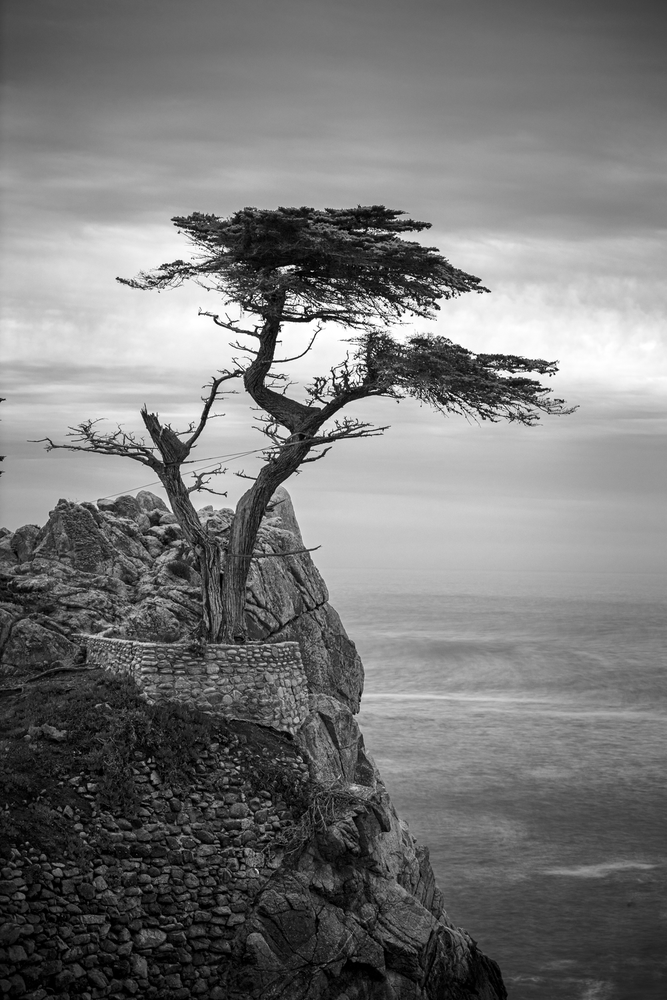
#> input picture tree_cliff.png, 667 x 1000 px, shrunk from 1000 x 1500 before the run, found by its file name
$ python rotate_image.py
#> lines starting #> are read from the running program, lines starting #| are printed output that depends on the picture
# lesson 4

from inspect import Arguments
import cv2
import argparse
import imutils

ap = argparse.ArgumentParser()

ap.add_argument("-i", "--image", type=str, default=".\\tree_cliff.png",
    help="Choose an image to rotate.", required=False)

args = vars(ap.parse_args())

image = cv2.imread(args["image"])
#> image is the input picture: shape (1000, 667, 3); min 0, max 255, mean 119.5

cv2.imshow("Original", image)

(h, w) = image.shape[:2]
#> h = 1000; w = 667
(cX, cY) = (w//2, h//2)
#> cX = 333; cY = 500
print(f"h={h}, w={w}, cX={cX}, cY={cY}")
#| h=1000, w=667, cX=333, cY=500

M = cv2.getRotationMatrix2D((cX, cY), 45, .33)
rotated = cv2.warpAffine(image, M, (w,h))
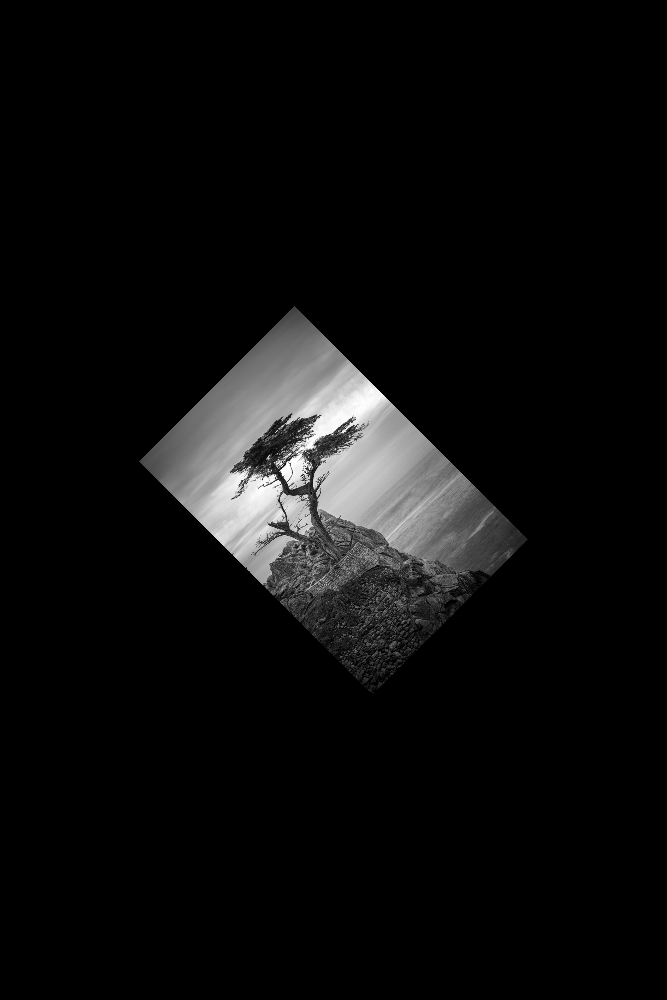
#> rotated: shape (1000, 667, 3); min 0, max 255, mean 13
cv2.imshow("Rotated", rotated)

M = cv2.getRotationMatrix2D((cX, cY), -90, 1.0)
clockwise90 = cv2.warpAffine(image, M, (w,h))
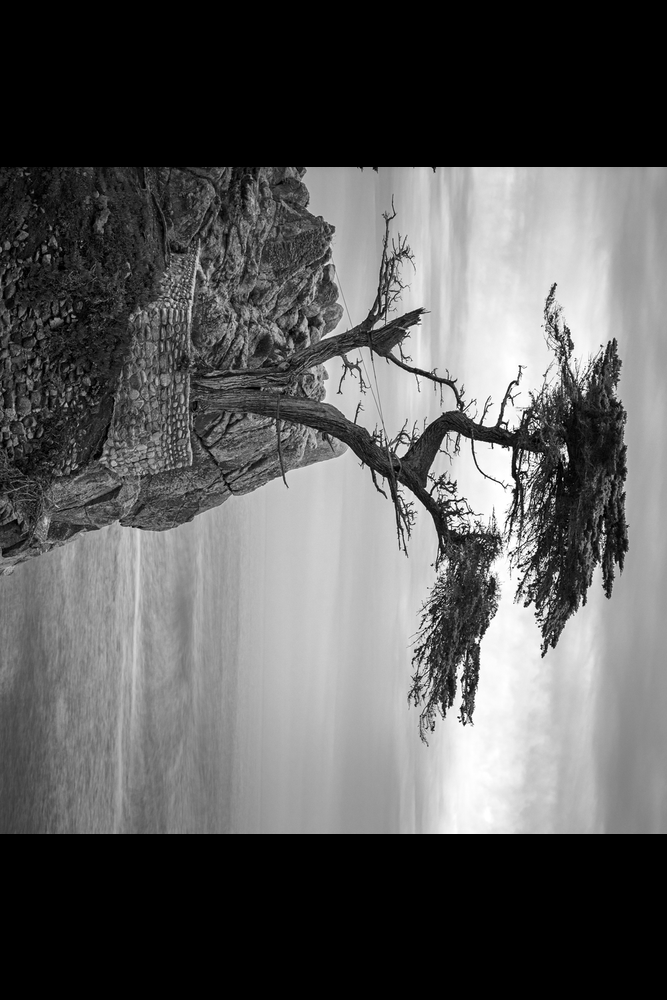
#> clockwise90: shape (1000, 667, 3); min 0, max 255, mean 91.3
cv2.imshow("Clockwise 90 degrees", clockwise90)

M = cv2.getRotationMatrix2D((-100, -100), 20, .5)
outside_rotation = cv2.warpAffine(image, M, (w,h))
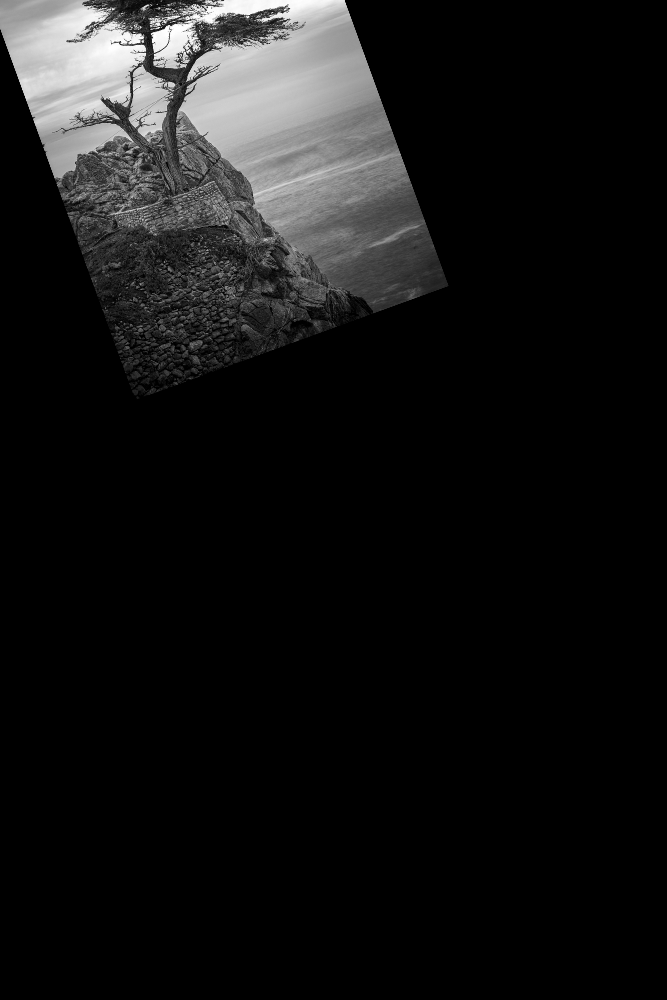
#> outside_rotation: shape (1000, 667, 3); min 0, max 255, mean 20.7
cv2.imshow("Outside Rotation", outside_rotation)

inverted = imutils.rotate(image, 180)
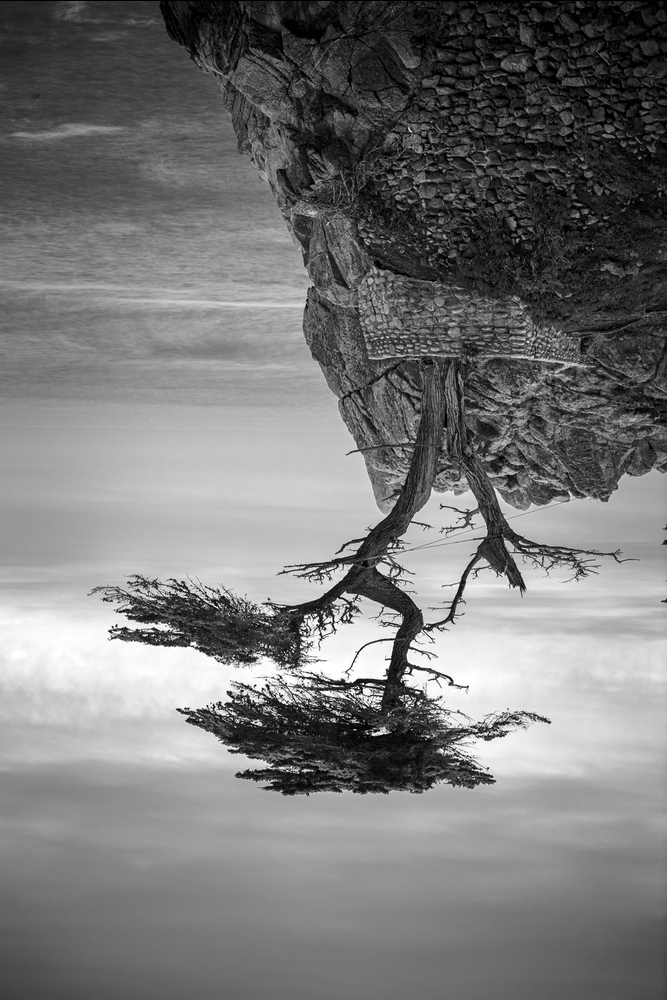
#> inverted: shape (1000, 667, 3); min 0, max 255, mean 119.4
cv2.imshow("Inverted Image", inverted)

bound_rotated = imutils.rotate_bound(image, -33)
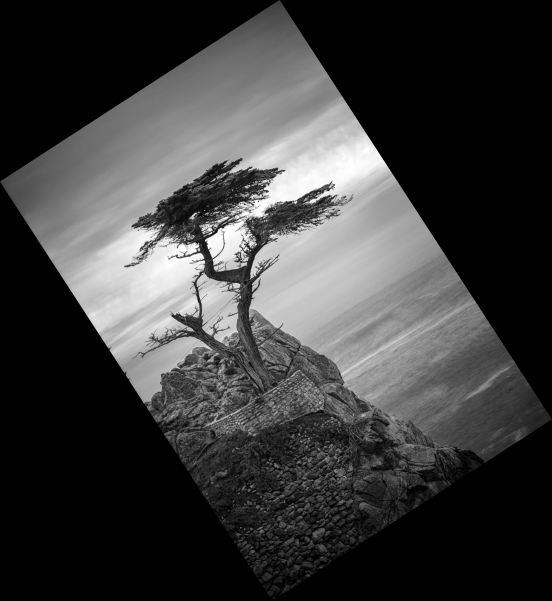
#> bound_rotated: shape (1201, 1104, 3) (shown at 1/2 size); min 0, max 255, mean 60.1
cv2.imshow("Rotated without cropping", bound_rotated)
cv2.waitKey(0)
